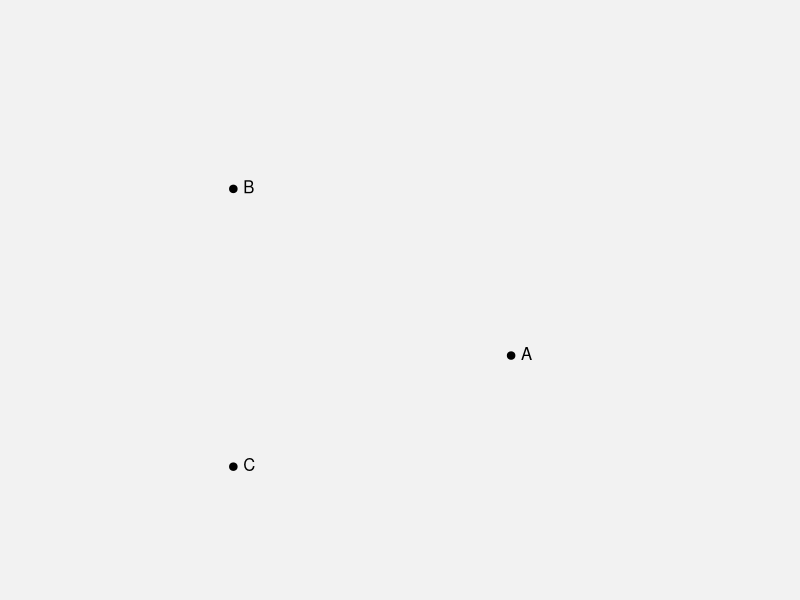
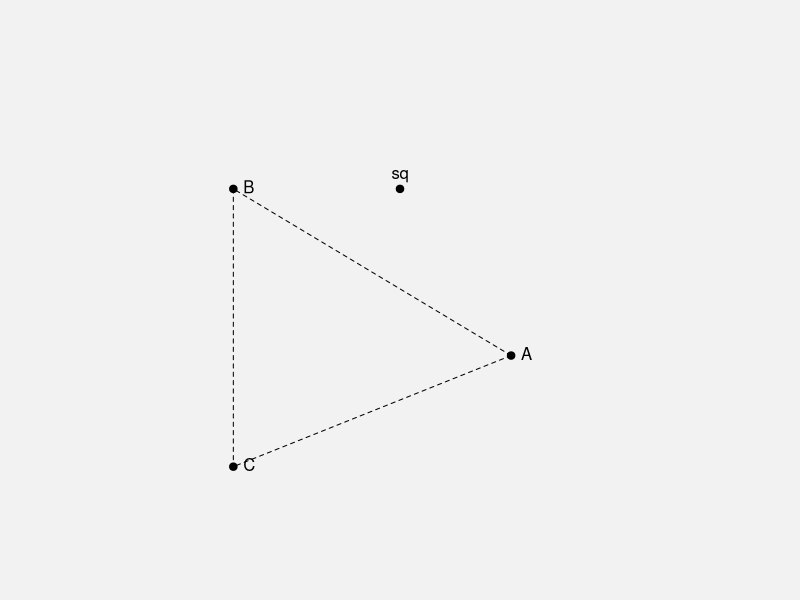
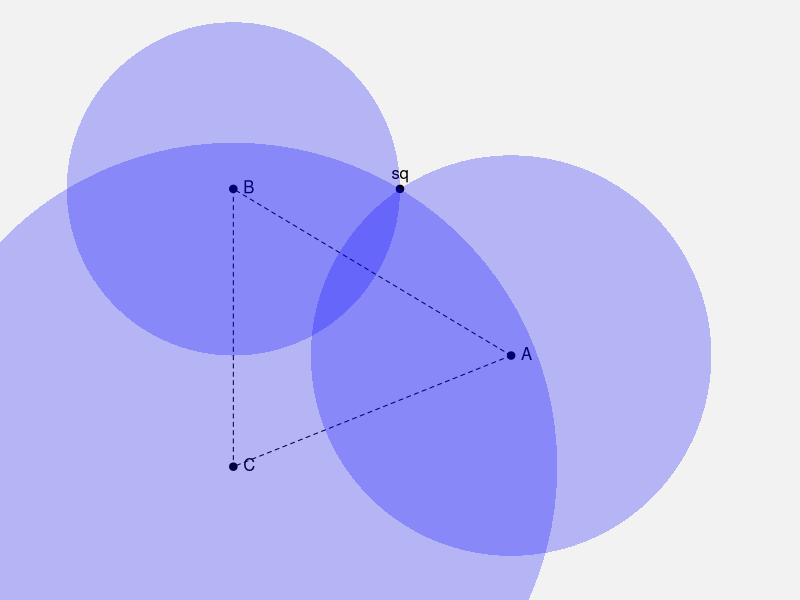
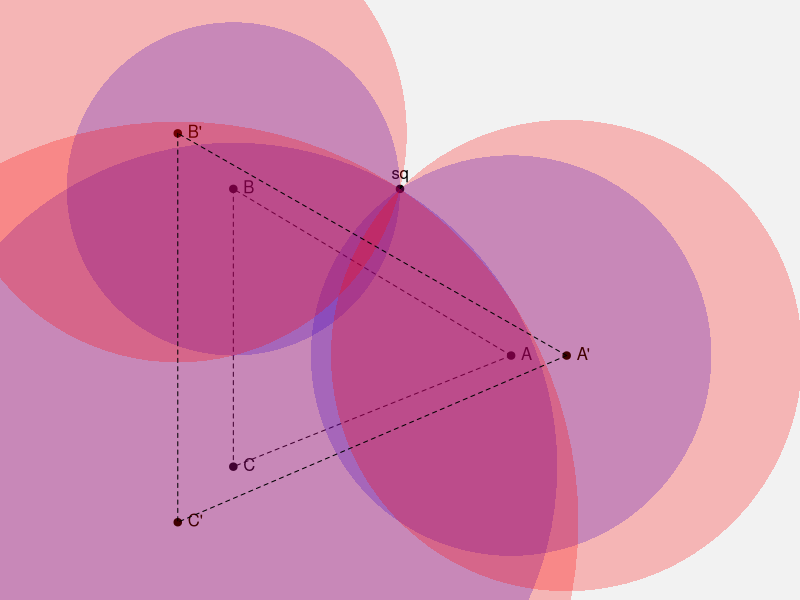
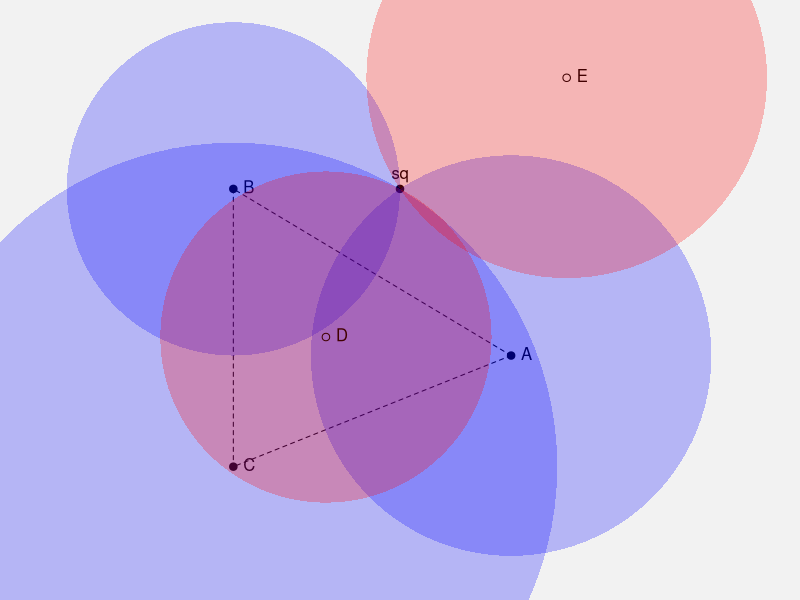

Reproduce these figures in R, in order.
## ---- chunk 1
knitr::opts_chunk$set(echo = FALSE,fig.height = 3.5, fig.width = 7)
rm(list = ls())
library("plotrix")
library("scales")
# library("kableExtra")

# defintions -----------------------------------------------
root <- matrix(c(0,1,0,1), nrow = 2, byrow = FALSE)
actor_symbol <- 19
sq <- matrix(c(.5, .7), ncol = 2)
actors <- matrix(
  c(
    .7, .4,
    .2, .7,
    .2, .2
  ), nrow = 3, byrow = TRUE
)
## ---- chunk 2
par(mar = rep(0, 4), bg = 'gray95')
plot(root,
  type = 'n', xlim = c(0,1), ylim = c(0,1), asp = 1,
  xaxt = 'n', xlab = '',
  yaxt = 'n', ylab = '', bty = 'n'
)
# add ideal points
points(actors, pch = actor_symbol)
text(x = actors, labels = LETTERS[1:nrow(actors)], pos = 4)
## ---- chunk 3
par(mar = rep(0, 4), bg = 'gray95')
plot(root,
  type = 'n', xlim = c(0,1), ylim = c(0,1), asp = 1,
  xaxt = 'n', xlab = '',
  yaxt = 'n', ylab = '', bty = 'n'
)
# add ideal points
points(actors, pch = actor_symbol); text(x = actors, labels = LETTERS[1:nrow(actors)], pos = 4)
points(sq, pch = actor_symbol); text(x = sq, labels = "sq", pos = 3)
# add unanimity core
segments(actors[1, 1], actors[1, 2], actors[2, 1], actors[2, 2], lty = "dashed")
segments(actors[2, 1], actors[2, 2], actors[3, 1], actors[3, 2], lty = "dashed")
segments(actors[1, 1], actors[1, 2], actors[3, 1], actors[3, 2], lty = "dashed")
## ---- chunk 4
par(mar = rep(0, 4), bg = 'gray95')
plot(root,
  type = 'n', xlim = c(0,1), ylim = c(0,1), asp = 1,
  xaxt = 'n', xlab = '',
  yaxt = 'n', ylab = '', bty = 'n'
)
# add ideal points
points(actors, pch = actor_symbol); text(x = actors, labels = LETTERS[1:nrow(actors)], pos = 4)
points(sq, pch = actor_symbol); text(x = sq, labels = "sq", pos = 3)
# add unanimity core
segments(actors[1, 1], actors[1, 2], actors[2, 1], actors[2, 2], lty = "dashed")
segments(actors[2, 1], actors[2, 2], actors[3, 1], actors[3, 2], lty = "dashed")
segments(actors[1, 1], actors[1, 2], actors[3, 1], actors[3, 2], lty = "dashed")
# add preference sets
for(i in 1:(nrow(actors))){
  draw.circle(
    actors[i, 1], actors[i, 2], sqrt(sum((actors[i, ] - sq)^2)),
    lty = 'blank', col = alpha("blue", alpha = .25)
  )
}
## ---- chunk 5
par(mar = rep(0, 4), bg = 'gray95')
plot(root,
  type = 'n', xlim = c(0,1), ylim = c(0,1), asp = 1,
  xaxt = 'n', xlab = '',
  yaxt = 'n', ylab = '', bty = 'n'
)
# add ideal points
points(actors, pch = actor_symbol); text(x = actors, labels = LETTERS[1:nrow(actors)], pos = 4)
points(sq, pch = actor_symbol); text(x = sq, labels = "sq", pos = 3)
# add unanimity core
segments(actors[1, 1], actors[1, 2], actors[2, 1], actors[2, 2], lty = "dashed")
segments(actors[2, 1], actors[2, 2], actors[3, 1], actors[3, 2], lty = "dashed")
segments(actors[1, 1], actors[1, 2], actors[3, 1], actors[3, 2], lty = "dashed")
# add preference sets
for(i in 1:(nrow(actors))){
  draw.circle(
    actors[i, 1], actors[i, 2], sqrt(sum((actors[i, ] - sq)^2)),
    lty = 'blank', col = alpha("blue", alpha = .25)
  )
}
magnifier <- matrix(
  c(0.1, 0, -.1, .1, -.1, -.1),
  nrow = nrow(actors),
  byrow = TRUE
)
actors_prime <- actors + magnifier
points(actors_prime, pch = actor_symbol)
text(
    x = actors_prime[, 1],
    y = actors_prime[, 2],
    labels = paste0(LETTERS[1:nrow(actors_prime)], "'"),
    pos = 4
)

for(i in 1:(nrow(actors))){
  draw.circle(
    (actors_prime)[i, 1],
    (actors_prime)[i, 2],
    sqrt(sum(((actors_prime)[i, ] - sq)^2)),
    lty = 'blank', col = alpha("red", alpha = .25)
  )
}

segments(actors_prime[1, 1], actors_prime[1, 2], actors_prime[2, 1], actors_prime[2, 2], lty = "dashed")
segments(actors_prime[2, 1], actors_prime[2, 2], actors_prime[3, 1], actors_prime[3, 2], lty = "dashed")
segments(actors_prime[1, 1], actors_prime[1, 2], actors_prime[3, 1], actors_prime[3, 2], lty = "dashed")
## ---- chunk 6
par(mar = rep(0, 4), bg = 'gray95')
plot(root,
  type = 'n', xlim = c(0,1), ylim = c(0,1), asp = 1,
  xaxt = 'n', xlab = '',
  yaxt = 'n', ylab = '', bty = 'n'
)
# add ideal points
points(actors, pch = actor_symbol); text(x = actors, labels = LETTERS[1:nrow(actors)], pos = 4)
points(sq, pch = actor_symbol); text(x = sq, labels = "sq", pos = 3)
# add unanimity core
segments(actors[1, 1], actors[1, 2], actors[2, 1], actors[2, 2], lty = "dashed")
segments(actors[2, 1], actors[2, 2], actors[3, 1], actors[3, 2], lty = "dashed")
segments(actors[1, 1], actors[1, 2], actors[3, 1], actors[3, 2], lty = "dashed")
# add preference sets
for(i in 1:(nrow(actors))){
  draw.circle(
    actors[i, 1], actors[i, 2], sqrt(sum((actors[i, ] - sq)^2)),
    lty = 'blank', col = alpha("blue", alpha = .25)
  )
}

new_actors <- rbind(colMeans(actors), c(.8, .9))
points(new_actors); text(x = new_actors, labels = LETTERS[4:5], pos = 4)
for(i in 1:nrow(new_actors)){
  draw.circle(
    (new_actors)[i, 1],
    (new_actors)[i, 2],
    sqrt(sum(((new_actors)[i, ] - sq)^2)),
    lty = 'blank', col = alpha("red", alpha = .25)
  )
}
